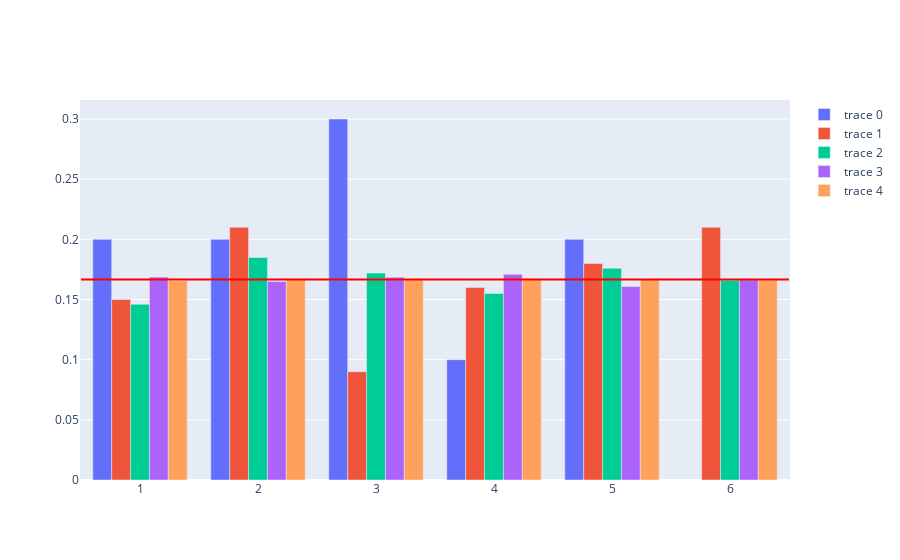

The notebook cell saved with this chart:
### Markdown cell above
## How much to Sample

It's hard to estimate the probability of real world events experimentally. Like what is the probability of rolling a dice and getting a 2. Well, it's 1/6, easy to see theoretically. Often it won't be, in which case we need to see from experiments what the answer is.

We have the 1/6 theoretical result as a Red line. The probability of getting each number from 1 to 6 is shown, but the different colors represent the different number of experiments it was sampled from. Blue was estimated using 10 experiments, Red using 100, Green with a 1000, Purple with 10000, and Orange with 100000. You can see that as we get more samples, the correctness and the reliability of that correctness increases.

You can also see, that if we took 100 samples, and we have a value far away from 1/6, taking more samples will take us back to 1/6 in time. This phenomenon is called **Regression to the Mean** and you can hear more about it in the following Veritasium videos.

### Code cell
results = {shots: throw_dice(shots) for shots in [10, 100, 1000, 10000, 1000000]}
fig = pg.Figure([pg.Bar(x=result.value_counts().keys(),
                        y=result.value_counts().values / shots,)
                    for shots, result in results.items()])
fig.add_shape(type='line', x0=0.5, y0=1/6, x1=6.5, y1=1/6, line=dict(color='Red',))
fig.show()

### Figure 1 — Plotly figure (JSON) as saved in the notebook; plotly's stock layout.template omitted (floating-point values rounded to 4 significant figures)
{"data": [{"type": "bar", "x": [3, 1, 2, 5, 4], "y": [0.3, 0.2, 0.2, 0.2, 0.1]}, {"type": "bar", "x": [2, 6, 5, 4, 1, 3], "y": [0.21, 0.21, 0.18, 0.16, 0.15, 0.09]}, {"type": "bar", "x": [2, 5, 3, 6, 4, 1], "y": [0.185, 0.176, 0.172, 0.166, 0.155, 0.146]}, {"type": "bar", "x": [4, 1, 3, 6, 2, 5], "y": [0.1709, 0.1686, 0.1684, 0.1664, 0.1649, 0.1608]}, {"type": "bar", "x": [2, 4, 5, 3, 6, 1], "y": [0.1673, 0.1673, 0.167, 0.1665, 0.1663, 0.1656]}], "layout": {"shapes": [{"line": {"color": "Red"}, "type": "line", "x0": 0.5, "x1": 6.5, "y0": 0.1667, "y1": 0.1667}]}}
